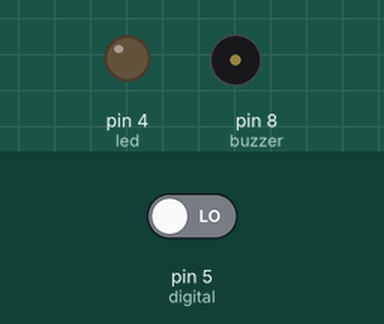
Bench run of a sketch on a simulated Arduino Uno, built with avr-gcc and run on an emulated ATmega328P. On the bench: output pins drawn as LEDs (lit = HIGH), buzzer (waves = sounding). The test bench sets the inputs (shaded band); at power-on: pin 5 (digital) LOW.

Above: at 1.2 s.
1.3 s: pin 5 (digital) driven HIGH
At 2.5 s:
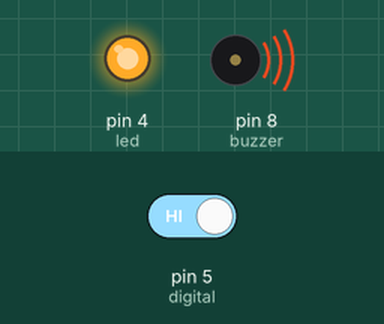
2.8 s: pin 5 (digital) driven LOW
At 3.7 s:
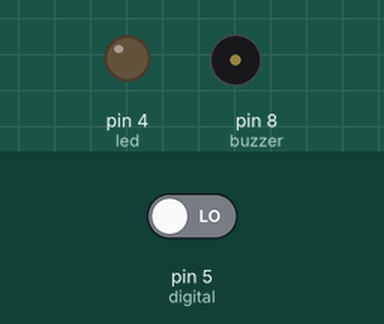
Timing chart, 0 to 5.8 s (numbered marks = the images above; inputs shaded):
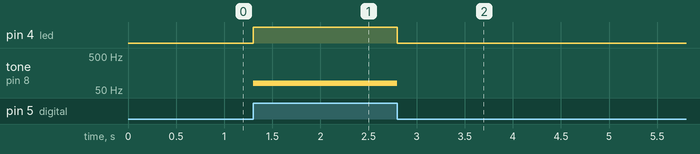

Measured:
- after the input at 1.3 s, pin 4 (led): LOW → HIGH at once; tone on pin 8 (buzzer): silent → 80 Hz at once
- after the input at 2.8 s, pin 4 (led): HIGH → LOW at once; tone on pin 8 (buzzer): 80 Hz → silent at once

The sketch:

Sensor_chuva.ino
```cpp
/*
   Testes básicos com um sensor de chuva. A leitura digital se divide em 1, caso não seja detectado chuva, e zero caso sim. O pino analógico diz respeito a quantidade de gotas na quantiade de chuva,
   e pode ser utilizado para medir a quantidade de chuva, classificando-a com a função map. Uma vez detectada a chuva, um led é aceso e o soundbuzzer é ativado.
   Uma função que mostra as leituras pode ser ativada. É um extremamente similar ao sensor de chama, tanto que refiz os testes com praticamente o mesmo código.

   Letícia Pegoraro Garcez 2020
*/


//DEFINIÇÕES
#define analogico A0
#define digital 5
#define led 4
#define buzzer 8

//CABEÇALHO DAS FUNÇÕES
void informacoes(void);

void setup() {
  pinMode(analogico, INPUT);
  pinMode(digital, INPUT);
  pinMode(led, OUTPUT);
  pinMode(buzzer, OUTPUT);
}

int leitura;//Variável auxiliar

void loop() {
  //informacoes();
  leitura  =  digitalRead(digital);
  if (leitura) {
    digitalWrite(led, HIGH);
    tone(buzzer, 80);
  }
  else {
    digitalWrite(led, LOW);
    noTone(buzzer);
  }
  delay(100);//Delay de performance

}

//FUNÇÕES
void informacoes(void) {
  Serial.begin(9600);
  Serial.print("Digital - ");
  Serial.print(digitalRead(digital));
  Serial.print(" Analogico - ");
  Serial.println(analogRead(analogico));
  delay(50);
}
```
